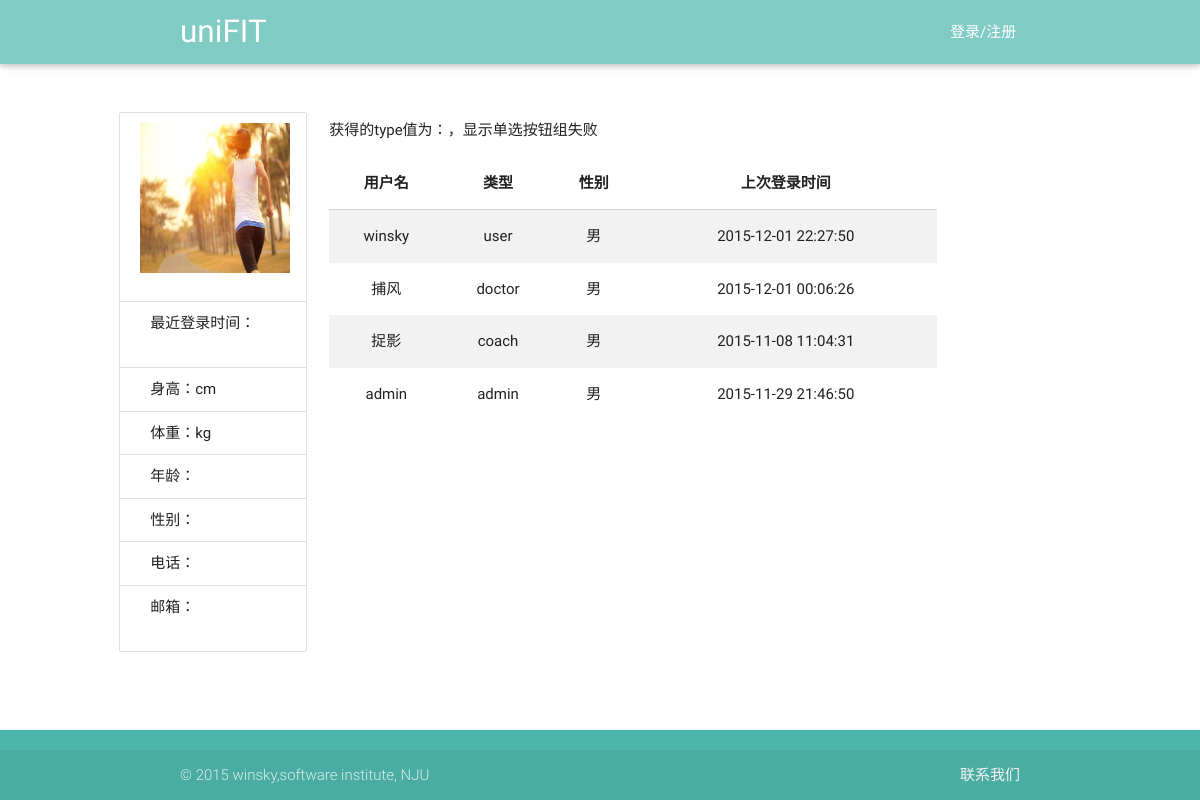
/view/reserve.php, run on an earlier commit of the app's database.
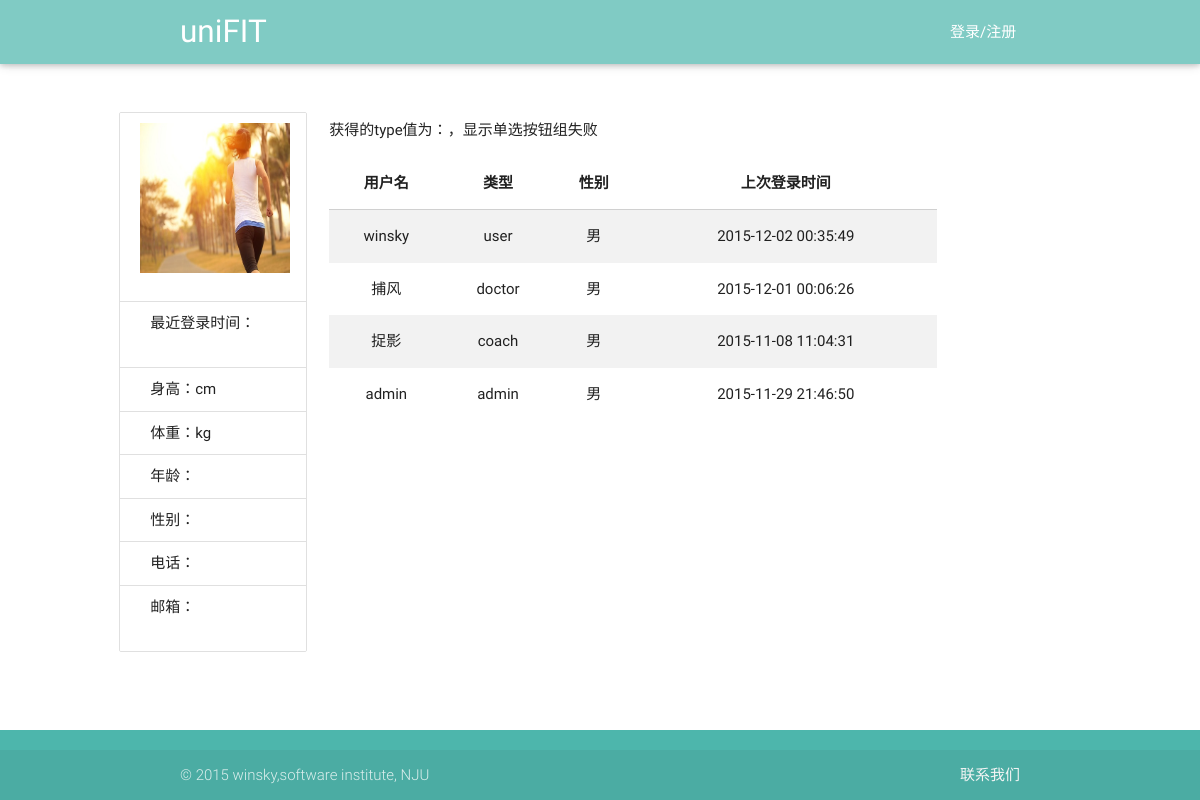
And on a later commit of the database.
### tables this page shows
CREATE TABLE user(id integer primary key,userName varchar(40),password int, type varchar(20) ,age int,sex varchar(20),height int,weight int,telephone varchar(40), email varchar(40),lastLoadTime date default '—');

### service/UserService.php (called while the page is built, shortened)
<?php
require_once('../utils/SqliteHelper.php');
class UserService {
    var $db_user_base_info = "user";
    var $DB = null;
    public function __construct() {
        $this->DB = new SqliteHelper('../data.db');
    }
    public function getUserList($type) {
        if ($type === 'doctor-coach') {
            $sql = "select * from " . $this->db_user_base_info . " where type ='doctor' or type='coach'";
        } else if ($type != "user" && $type != "admin" && $type != "doctor" && $type != "coach") {
            $sql = "select * from " . $this->db_user_base_info;
        } else {
            $sql = "select * from " . $this->db_user_base_info . " where type ='" . $type . "'";
        }
        return $this->DB->getList($sql);
    }
}

### utils/SqliteHelper.php (called while the page is built, shortened)
<?php
class SqliteHelper {
    function __construct($file) {
        try {
            $this->conn = new PDO('sqlite:' . $file);
        } catch (PDOException $e) {
            try {
                $this->conn = new PDO('sqlite2:' . $file);
            } catch (PDOException $e) {
                exit('error!');
            }
        }
    }
    function query($sql) {
        return $this->conn->query($sql);
    }
    function getList($sql) {
        $recordList = array();
        foreach ($this->RecordArray($sql) as $rstmp) {
            $recordList[] = $rstmp;
        }
        return $recordList;
    }
    function RecordArray($sql) {
        return $this->query($sql)->fetchAll();
    }
}

### view/reserve.php (the view, shortened to what the changed rows need)
<!DOCTYPE html>
<html lang="en">
<head>
    <link href="../css/material_icons.css" rel="stylesheet" media="screen,projection">
    <link href="../css/materialize.css" type="text/css" rel="stylesheet" media="screen,projection"/>
    <link href="../css/style.css" type="text/css" rel="stylesheet" media="screen,projection"/>
</head>
<body onload="write_header();write_footer();">
<div class="container main row">
                <?php
                require_once("../service/UserService.php");
                ?>
    <div class="col s12 l9">
        <?php
        $type = $_GET["type"];
        ?>
        <div>
            <table class="striped centered responsive-table">
                <thead>
                <tr>
                    <th data-field="userName">用户名</th>
                    <th data-field="type">类型</th>
                    <th data-field="sex">性别</th>
                    <th data-field="lastLoadTime">上次登录时间</th>
                </tr>
                </thead>
                <tbody>
                <?php
                require_once("../service/UserService.php");
                $user = new UserService();
                $result = $user->getUserList($type);
                foreach ($result as $row) {
                    $userName = $row['userName'];
                    $userType = $row['type'];
                    $sex = $row['sex'];
                    $lastLoadTime = $row['lastLoadTime'];
                    echo "<tr onclick='showDetail(this)'>";
                    echo "<td>$userName</td>";
                    echo "<td>$userType</td>";
                    echo "<td>$sex</td>";
                    echo "<td>$lastLoadTime</td>";
                    echo "</tr>";
                }
                ?>
                </tbody>
            </table>
        </div>
    </div>
</div>
</body>
</html>

What changed in the data, as far as the page shows it:
changed user "winsky": lastLoadTime "2015-12-01 22:27:50" → "2015-12-02 00:35:49"
